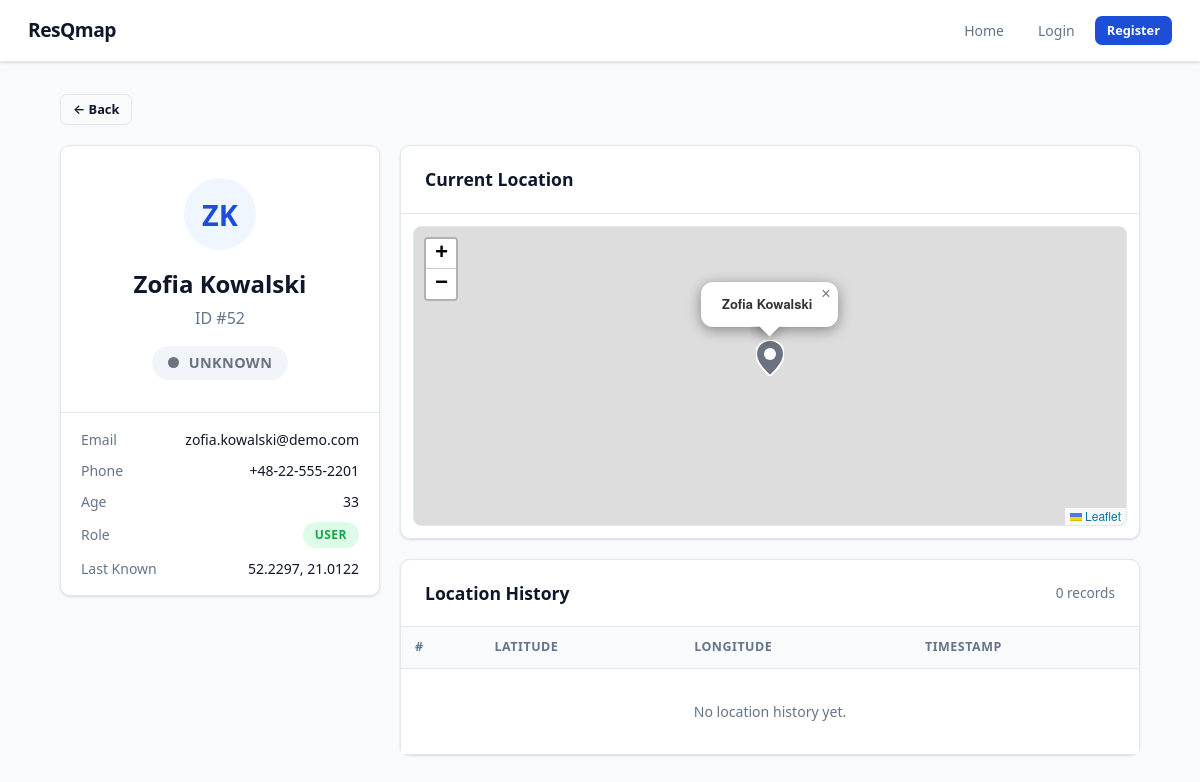
The app's page /users/52 with its own data.
### models.py (models this page shows)
class User(Base):
    __tablename__ = "users"
    id: Mapped[int] = mapped_column(Integer, primary_key=True, index=True)
    name: Mapped[str] = mapped_column(String(50), nullable=False)
    last_name: Mapped[str] = mapped_column(String(50), nullable=False)
    email: Mapped[str] = mapped_column(String(120), unique=True, nullable=False)
    age: Mapped[int] = mapped_column(Integer, nullable=False)
    current_location: Mapped[str] = mapped_column(String(100), default="Unknown")
    phone_number: Mapped[str] = mapped_column(String(20), nullable=False)
    password_hash: Mapped[str] = mapped_column(String(255), nullable=False)
    role: Mapped[str] = mapped_column(String(20), default="normal_user", nullable=False)
    safety_status: Mapped[str] = mapped_column(String(20), default="unknown", nullable=False)
    latitude: Mapped[float | None] = mapped_column(Float, nullable=True)
    longitude: Mapped[float | None] = mapped_column(Float, nullable=True)
    location_history: Mapped[list[UserLocationHistory]] = relationship(
        back_populates="user", cascade="all, delete-orphan"
    )
    notifications: Mapped[list[SafetyNotification]] = relationship(
        back_populates="user", cascade="all, delete-orphan"
    )

### main.py (the view)
@app.get("/users/{user_id}", include_in_schema=False, name="user_page")
async def user_page(
    request: Request,
    user_id: int,
    db: Annotated[AsyncSession, Depends(get_db)],
):
    result = await db.execute(select(models.User).where(models.User.id == user_id))
    user = result.scalars().first()
    if not user:
        raise HTTPException(status_code=status.HTTP_404_NOT_FOUND, detail="User not found")
    result = await db.execute(
        select(models.UserLocationHistory)
        .where(models.UserLocationHistory.user_id == user_id)
        .order_by(models.UserLocationHistory.timestamp.desc())
    )
    locations = result.scalars().all()
    return templates.TemplateResponse(
        request,
        "user.html",
        {"user": user, "locations": locations, "title": f"{user.name} {user.last_name}"},
    )

### templates/user.html (shortened to what this page needs)
{% extends "base.html" %}
{% block head %}
<link rel="stylesheet" href="https://unpkg.com/leaflet@1.9.4/dist/leaflet.css"/>
<link rel="stylesheet" href="{{ url_for('static', path='/user.css') }}">
{% endblock %}
{% block content %}
<div class="page">
  <div style="margin-bottom:20px;">
    <button onclick="history.length > 1 ? history.back() : window.location.href='/users'" class="btn btn-outline btn-sm">← Back</button>
  </div>
  <div style="display:grid;grid-template-columns:320px 1fr;gap:20px;align-items:start;" class="user-layout">
    <div>
      <div class="card" style="margin-bottom:16px;">
        <div class="card-body" style="text-align:center;padding:32px 24px;">
          <div style="width:72px;height:72px;border-radius:50%;background:var(--brand-light);color:var(--brand);font-size:1.8rem;font-weight:800;display:flex;align-items:center;justify-content:center;margin:0 auto 16px;">
            {{ (user.name or '?')[0] | upper }}{{ (user.last_name or '?')[0] | upper }}
          </div>
          <h2 style="margin-bottom:4px;">{{ user.name }} {{ user.last_name }}</h2>
          <p class="text-muted" style="margin-bottom:16px;">ID #{{ user.id }}</p>
          <span class="status-pill pill-{{ user.safety_status }}" style="font-size:.9rem;padding:6px 16px;">
            <span class="status-dot status-{{ user.safety_status }}"></span>
            {{ user.safety_status | capitalize }}
          </span>
        </div>
        <div style="border-top:1px solid var(--border);padding:16px 20px;display:flex;flex-direction:column;gap:10px;">
          <div style="display:flex;justify-content:space-between;font-size:.875rem;">
            <span class="text-muted">Email</span>
            <span>{{ user.email }}</span>
          </div>
          <div style="display:flex;justify-content:space-between;font-size:.875rem;">
            <span class="text-muted">Phone</span>
            <span>{{ user.phone_number }}</span>
          </div>
          <div style="display:flex;justify-content:space-between;font-size:.875rem;">
            <span class="text-muted">Age</span>
            <span>{{ user.age }}</span>
          </div>
          <div style="display:flex;justify-content:space-between;font-size:.875rem;align-items:center;">
            <span class="text-muted">Role</span>
            {% if user.role == 'admin' %}
              <span class="nav-role-badge badge-admin">Admin</span>
            {% elif user.role == 'police' %}
              <span class="nav-role-badge badge-police">Police</span>
            {% else %}
              <span class="nav-role-badge badge-user">User</span>
            {% endif %}
          </div>
          {% if user.latitude is not none and user.longitude is not none %}
          <div style="display:flex;justify-content:space-between;font-size:.875rem;">
            <span class="text-muted">Last Known</span>
            <span>{{ "%.4f"|format(user.latitude) }}, {{ "%.4f"|format(user.longitude) }}</span>
          </div>
          {% endif %}
        </div>
      </div>
    </div>
    <div>
      {% if user.latitude is not none and user.longitude is not none %}
      <div class="card" style="margin-bottom:20px;">
        <div class="card-header"><h2>Current Location</h2></div>
        <div class="card-body" style="padding:12px;">
          <div
            id="user-map"
            data-lat="{{ user.latitude }}"
            data-lng="{{ user.longitude }}"
            data-status="{{ user.safety_status }}"
            data-name="{{ user.name }} {{ user.last_name }}"
          ></div>
        </div>
      </div>
      {% endif %}
      <div class="card">
        <div class="card-header">
          <h2>Location History</h2>
          <span class="text-muted" style="font-size:.85rem;">{{ locations|length }} record{{ 's' if locations|length != 1 }}</span>
        </div>
        <div class="table-wrap" style="border:none;border-radius:0;">
          <table>
            <thead>
              <tr>
                <th>#</th>
                <th>Latitude</th>
                <th>Longitude</th>
                <th>Timestamp</th>
              </tr>
            </thead>
            <tbody>
              {% for loc in locations %}
              <tr>
                <td style="color:var(--text-muted);">{{ loc.id }}</td>
                <td>{{ "%.6f"|format(loc.latitude) }}</td>
                <td>{{ "%.6f"|format(loc.longitude) }}</td>
                <td style="color:var(--text-muted);font-size:.82rem;">{{ loc.timestamp.strftime('%Y-%m-%d %H:%M:%S UTC') }}</td>
              </tr>
              {% else %}
              <tr>
                <td colspan="4" style="text-align:center;padding:32px;color:var(--text-muted);">No location history yet.</td>
              </tr>
              {% endfor %}
            </tbody>
          </table>
        </div>
      </div>
    </div>
  </div>
</div>
{% endblock %}

### static/user.css (style rules this page uses)
#user-map { height: 300px; border-radius: 8px; border: 1px solid var(--border); }

### static/base.css (style rules this page uses)
*, *::before, *::after { box-sizing: border-box; margin: 0; padding: 0; }
:root { --brand: #1d4ed8; --brand-dark: #1e3a8a; --brand-light: #eff6ff; --danger: #dc2626; --safe: #16a34a; --unknown: #6b7280; --police: #7c3aed; --admin: #b45309; --surface: #ffffff; --surface-2: #f8fafc; --border: #e2e8f0; --text: #0f172a; --text-muted: #64748b; --shadow: 0 1px 3px rgba(0,0,0,.08), 0 1px 2px rgba(0,0,0,.06); --shadow-lg: 0 10px 25px rgba(0,0,0,.12); --radius: 10px; }
html { font-size: 16px; }
body { font-family: 'Segoe UI', system-ui, -apple-system, sans-serif; color: var(--text); background: var(--surface-2); line-height: 1.5; min-height: 100vh; }
.nav-role-badge { display: inline-flex; align-items: center; gap: 5px; padding: 4px 12px; border-radius: 20px; font-size: .75rem; font-weight: 700; text-transform: uppercase; letter-spacing: .5px; }
.badge-user { background: #dcfce7; color: var(--safe); }
.page { width: min(1080px, calc(100vw - 32px)); margin: 32px auto; }
.card { background: var(--surface); border: 1px solid var(--border); border-radius: var(--radius); box-shadow: var(--shadow); }
.card-header { display: flex; align-items: center; justify-content: space-between; flex-wrap: wrap; gap: 12px; padding: 20px 24px; border-bottom: 1px solid var(--border); }
.card-header h2 { font-size: 1.1rem; font-weight: 700; }
.card-body { padding: 24px; }
.btn { display: inline-flex; align-items: center; gap: 7px; padding: 9px 18px; border: none; border-radius: 7px; font: inherit; font-size: .9rem; font-weight: 600; cursor: pointer; transition: opacity .15s, transform .1s; text-decoration: none; }
.btn-outline { background: transparent; border: 1.5px solid var(--border); color: var(--text); }
.btn-sm { padding: 5px 12px; font-size: .8rem; }
.status-dot { display: inline-block; width: 11px; height: 11px; border-radius: 50%; vertical-align: middle; margin-right: 5px; }
.status-unknown { background: var(--unknown); }
.status-pill { display: inline-flex; align-items: center; gap: 5px; padding: 3px 10px; border-radius: 20px; font-size: .78rem; font-weight: 700; text-transform: uppercase; letter-spacing: .4px; }
.pill-unknown { background: #f1f5f9; color: var(--unknown); }
.table-wrap { overflow-x: auto; border-radius: var(--radius); border: 1px solid var(--border); }
table { width: 100%; border-collapse: collapse; background: var(--surface); }
th, td { padding: 11px 14px; text-align: left; border-bottom: 1px solid var(--border); font-size: .88rem; }
th { background: var(--surface-2); font-weight: 700; font-size: .78rem; text-transform: uppercase; letter-spacing: .5px; color: var(--text-muted); }
tr:last-child td { border-bottom: none; }
.text-muted { color: var(--text-muted); }

### records on screen
User: name "Z", last_name "K", name "Zofia", last_name "Kowalski", id "52", safety_status "UNKNOWN", email "zofia.kowalski@demo.com", phone_number "+48-22-555-2201", age "33", latitude "52.2297", longitude "21.0122"

### other values on screen
{{ locations|length }} "0"
{{ 's' if locations|length != 1 }} "s"
